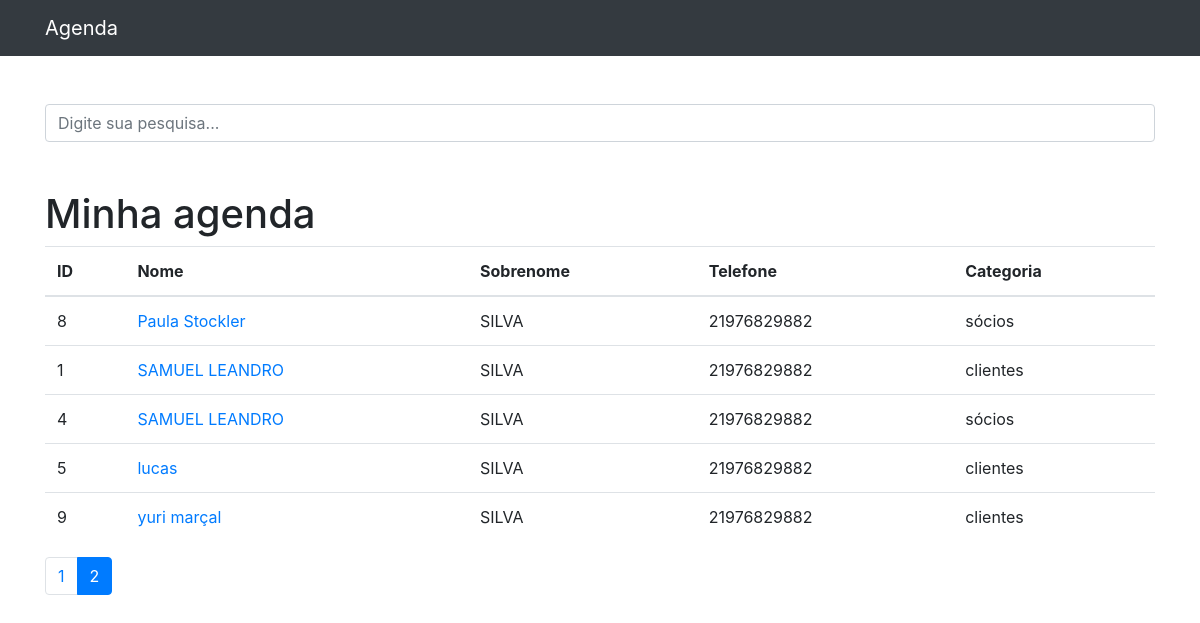
/?p=2, run on an earlier commit of the app's database.
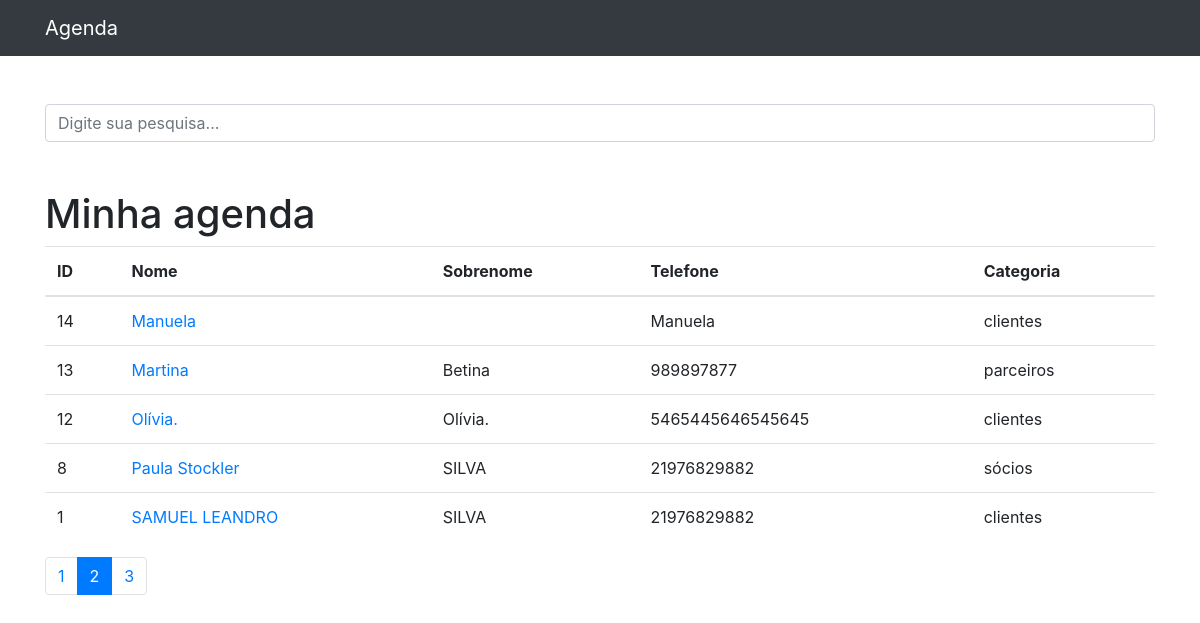
And on a later commit of the database.
### contatos/models.py (models this page shows, shortened)
class Contato (models.Model):
    nome = models.CharField(max_length=150)
    sobrenome = models.CharField(max_length=255, blank=True)
    telefone = models.CharField(max_length=255)
    email = models.CharField(max_length=255, blank=True)
    data_criacao = models.DateTimeField(default=timezone.now)
    descricao = models.TextField(blank=True)
    categoria = models.ForeignKey(Categoria, on_delete= DO_NOTHING)
    mostrar = models.BooleanField(default=True)

class Categoria (models.Model):
    nome = models.CharField(max_length=150)
    def __str__(self):
        return self.nome

### contatos/views.py (the view)
# urls.py: path('', views.index, name='index'),
def index(request):
	contatos = Contato.objects.order_by('nome').filter(mostrar=True)
	paginator = Paginator(contatos, 5)
	page = request.GET.get('p')
	contatos= paginator.get_page(page)
	return render(request, 'contatos/index.html',{
		'contatos': contatos
	})

### contatos/templates/contatos/index.html (shortened to what this page needs)
{% extends 'base.html' %}
{% block conteudo %}
<h1 class="mt-5">Minha agenda</h1>
  <table class="table">
    <thead>
      <tr>
        <th>ID</th>
        <th>Nome</th>
        <th>Sobrenome</th>
        <th>Telefone</th>
        <th>Categoria</th>
      </tr>
    </thead>
    <tbody>
      {% for contato in contatos %}
          <tr>
            <td>{{ contato.id }}</td>
            <td>
              <a href="{% url 'ver_contato' contato.id %} ">{{ contato.nome }}</a>
            </td>
            <td>{{ contato.sobrenome }}</td>
            <td>{{ contato.telefone }}</td>
            <td>{{ contato.categoria }}</td>
          </tr>
      {% endfor %}
    </tbody>
  </table>
  <nav aria-label="Page">
    <ul class="pagination">
      {% for pagina in contatos.paginator.page_range %}
        {% if contatos.number == pagina %}
          <li class="page-item active"><a class="page-link" href="?p={{ pagina }}">{{ pagina }}</a></li>
        {% else %}
          <li class="page-item"><a class="page-link" href="?p={{ pagina }}">{{ pagina }}</a></li>
        {% endif %}
      {% endfor %}
    </ul>
  </nav>
{% endblock %}

What changed in the data, as far as the page shows it:
no longer on this page (row unchanged): Contato: id "4", nome "SAMUEL LEANDRO", sobrenome "SILVA", telefone "21976829882", categoria "sócios"
no longer on this page (row unchanged): Contato: id "5", nome "lucas", sobrenome "SILVA", telefone "21976829882", categoria "clientes"
no longer on this page (row unchanged): Contato: id "9", nome "yuri marçal", sobrenome "SILVA", telefone "21976829882", categoria "clientes"
added Contato: id "14", nome "Manuela", telefone "Manuela", categoria "clientes"
added Contato: id "13", nome "Martina", sobrenome "Betina", telefone "989897877", categoria "parceiros"
added Contato: id "12", nome "Olívia.", sobrenome "Olívia.", telefone "5465445646545645", categoria "clientes"
Also different on the page:
new list line: "3"
